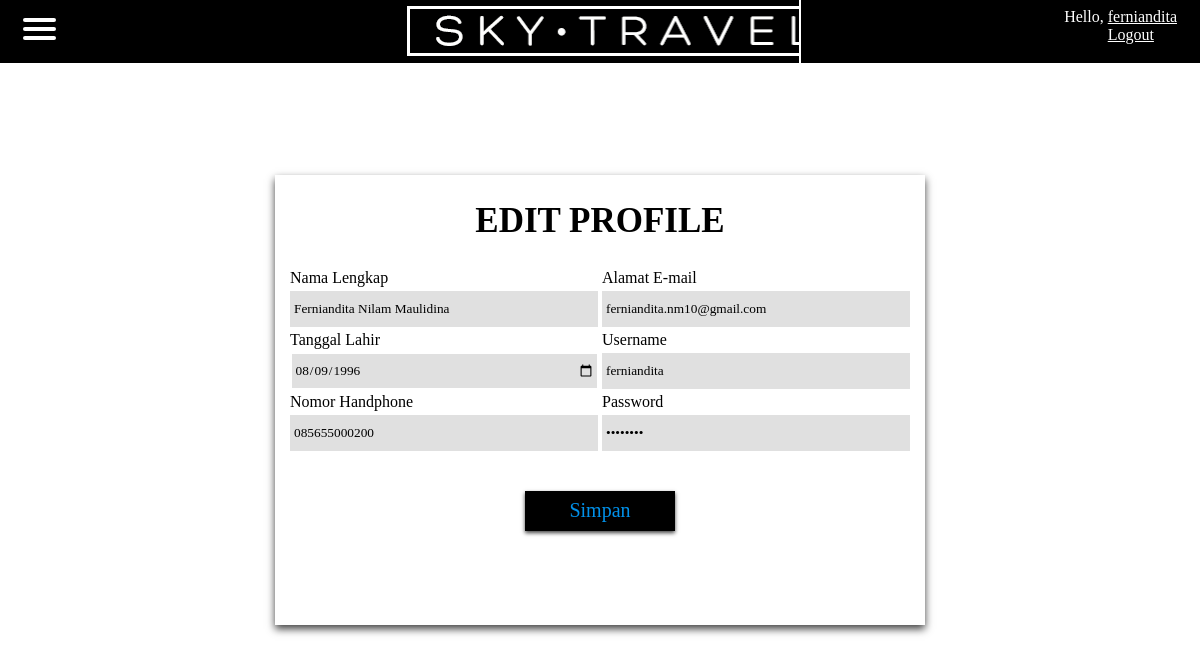
/user/editprofil.php (signed in), run on the app's committed database.
### tables this page shows
CREATE TABLE `member` (
  `nama` varchar(50) NOT NULL,
  `email` varchar(50) NOT NULL,
  `ttl` date NOT NULL,
  `nohp` varchar(12) NOT NULL,
  `username` varchar(15) NOT NULL,
  `password` varchar(10) NOT NULL
);

### user/editprofil.php (the view, shortened to what this page needs)
<!DOCTYPE html>
<html>
<head>
	<link rel="stylesheet" type="text/css" href="travel.css">
</head>
<body>
<div class="akun">
  <ul>
    <li id="hello">Hello, <a href="editprofil.php?username=<?php echo $_SESSION ['username']; ?>" id="loginprofil"><?php echo $_SESSION['username'];?></a></li>
    <li>Hello, <a href="logout.php" id="loginprofil">Logout</a></li>
  </ul>
</div>
<div class="logo">
</div>
<div class="menu">
  <nav role="navigation">
  <div id="menuToggle">
    <span></span>
    <span></span>
    <span></span>
  </div>
</nav>
</div>
<div class="isi">
<center>
<div id="card3">
  <center>
  <form action="updateprofil.php" method="post">
    <?php
      include 'database.php';
      $username = $_SESSION['username'];
      $query = "select * from member where username='$username'";
      $edit = mysqli_query($koneksi, $query);
      $data = mysqli_fetch_array($edit);
    ?>
    <table>
			<tr>
				<td colspan="2"><center><h1 id="title">EDIT PROFILE</h1></center></td>
			</tr>
    <tr>
      <td id="text">Nama Lengkap</td>
			<td id="text">Alamat E-mail</td>
    </tr>
    <tr>
      <td><center><input id="input3" type="text" name="nama" value="<?php echo $data ['nama']; ?>"></center></td>
			<td><center><input id="input3" type="text" name="email" value="<?php echo $data ['email']; ?>"></center></td>
    </tr>
    <tr>
      <td id="text">Tanggal Lahir</td>
			<td id="text">Username</td>
    </tr>
    <tr>
      <td><center><input id="input3" type="date" name="tgllhr" value="<?php echo $data ['ttl']; ?>"></center></td>
			<td><center><input id="input3" type="text" name="username" value="<?php echo $data ['username']; ?>"></center></td>
    </tr>
    <tr>
			<td id="text">Nomor Handphone</td>
      <td id="text">Password</td>
    </tr>
    <tr>
			<td><center><input id="input3" type="text" name="nohp" value="<?php echo $data ['nohp']; ?>"></center></td>
      <td><center><input id="input3" type="password" name="password" value="<?php echo $data ['password']; ?>"></center></td>
    </tr>
    <tr>
      <td colspan="2"><br><br><center><input id="submit" type="submit" name="simpan" value="Simpan"></center></td>
    </tr>
    </table>
  </form>
</center>
</div>
</center>
</div>
</body>
</html>

### user/travel.css (style rules this page uses)
body { background-size: cover; background-image: url('/project/img/skyscraper.jpg'); }
.akun { background-color: black; float: right; width: 33.834%; height: 65px; margin-top: -10px; margin-right: -10px; }
.menu { background-color: black; float: left; width: 33.834%; height: 65px; margin-top: -10px; margin-left: -10px; }
.logo { background-image: url('/project/img/logo3.png'); width: 33.834%; height: 65px; margin-top: -10px; display:inline-table ; background-color: #000000; }
.isi { width: 100%; height: 500px; display: inline-table; background-color: transparent; }
.akun ul { float: right; margin-top: 10px; margin-right: 25px; display: block; list-style: none; position: relative; }
#menuToggle { display: block; position: relative; top: 20px; left: 25px; z-index: 1; -webkit-user-select: none; user-select: none; }
#menuToggle span { display: block; width: 33px; height: 4px; margin-bottom: 5px; position: relative; background: #ffffff; border-radius: 3px; z-index: 1; transform-origin: 4px 0px; transition: transform 0.5s cubic-bezier(0.77,0.2,0.05,1.0), background 0.5s cubic-bezier(0.77,0.2,0.05,1.0), opacity 0.55s ease; }
#menuToggle span:nth-last-child(2) { transform-origin: 0% 100%; }
#card3 { width: 650px; height: 450px; background-color: #ffffff; position: absolute; margin-left: auto; margin-right: auto; margin-top: auto; margin-bottom: auto; left: 0; right: 0; top: 0; bottom: 0; box-shadow: 0 4px 8px 0 #424242; }
#title { font-family: 'Titillium'; font-size: 35px; }
#text { font-family: 'Titillium'; font-style: bold; }
#input3 { font-family: 'Titillium'; width: 300px; height: 30px; border-color: transparent; background-color: #e0e0e0; }
#submit { font-family: 'Titillium'; width: 150px; height: 40px; background-color: #000000; font-size: 20px; border-color: transparent; color: #0091EA; box-shadow: 0 2px 4px 0 #424242; }
#hello { font-family: 'Titillium'; color: #ffffff; }
#loginprofil { font-family: 'Titillium'; color: #ffffff; }

### data on the page
member: nama "Ferniandita Nilam Maulidina", email "ferniandita.nm10@gmail.com", tgllhr "08/09/1996", username "ferniandita", nohp "085655000200"

### other printed values
$_SESSION['username'] "ferniandita"
